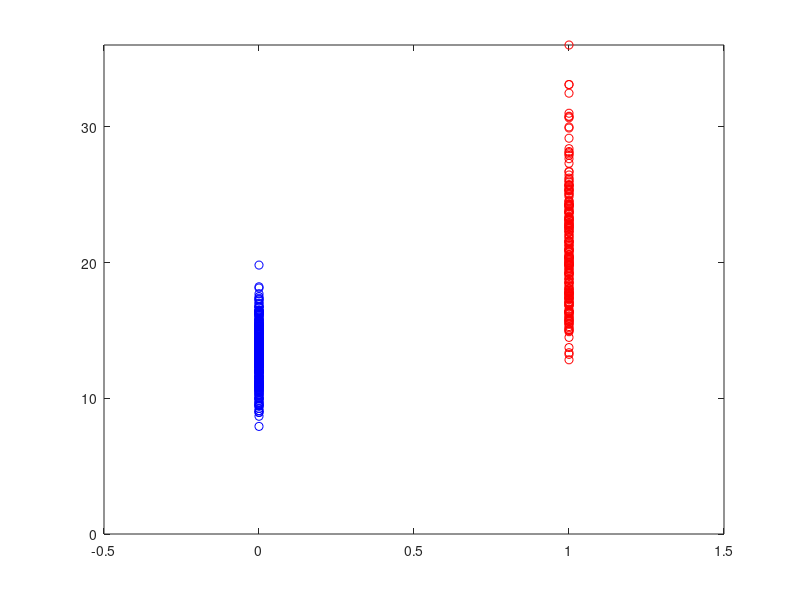

Here is the MATLAB script that generated this plot: (Note: this script raises an error after producing the figure.)
 clear all
close all

load breastcancerdata.mat
data=dataset(:,:);


features   = (size(data ,2));
casiTotale = size(data,1);
numMalati  = sum(data(:,1));
numSani    = (casiTotale-numMalati);


% CLASSIFICAZIONE A SOGLIA

featureScelta = 22;

soloSani   = data(:,1) == 0;
soloMalati = data(:,1) == 1;

ymin=round(min(data(soloMalati,featureScelta)));
ymax = round(max(data(soloSani,featureScelta)));              

figure
plot(0, data(soloSani,featureScelta)  ,'ob'), grid, hold on %ho disegnato tutti i sani blu
plot(1, data(~soloSani,featureScelta),'or'), grid, axis([-0.5 1.5 0 inf]) %malati rossi

yline([ymin ymax], 'm', {'Min', 'Max'})

title(['Rappresentazione sani e malati feature ' num2str(featureScelta)]),xlabel('malati             sani'), ylabel('valori assegnati dalla features'),grid

% DETECTION 
minSoglia = ymin;
maxSoglia = ymax;

M = zeros(maxSoglia-minSoglia, 5);
i = 1;


for soglia=minSoglia:maxSoglia
 
 soloSaniIpotesi   = data(:,featureScelta) < soglia;
 M(i,1) = soglia;
 M(i,2) = 100*(sum(~xor(soloSani,soloSaniIpotesi)/casiTotale));
 M(i,3) = 100*sum(soloSaniIpotesi(soloSani))/numSani;
 M(i,4) = 100*sum(~soloSaniIpotesi(soloMalati))/numMalati;
 M(i,5) = 100-100*sum(soloSaniIpotesi(soloSani))/numSani;

 i = i+1;

end


% DISPLAY RESULTS

M(:,:)

soglia = 17;

soloSaniIpotesi   = data(:,featureScelta) < soglia;
disp('Accuratezza')
disp(sum(~xor(soloSani,soloSaniIpotesi))) 
disp(100*(sum(~xor(soloSani,soloSaniIpotesi)/casiTotale)))
disp('Specificità')
disp(sum(soloSaniIpotesi(soloSani)))      
disp(100*sum(soloSaniIpotesi(soloSani))/numSani)

disp ('Sensibilità')
disp(sum(~soloSaniIpotesi(soloMalati)))
disp(100*sum(~soloSaniIpotesi(soloMalati))/numMalati)
disp('Errore')
disp(100-100*sum(soloSaniIpotesi(soloSani))/numSani)



















